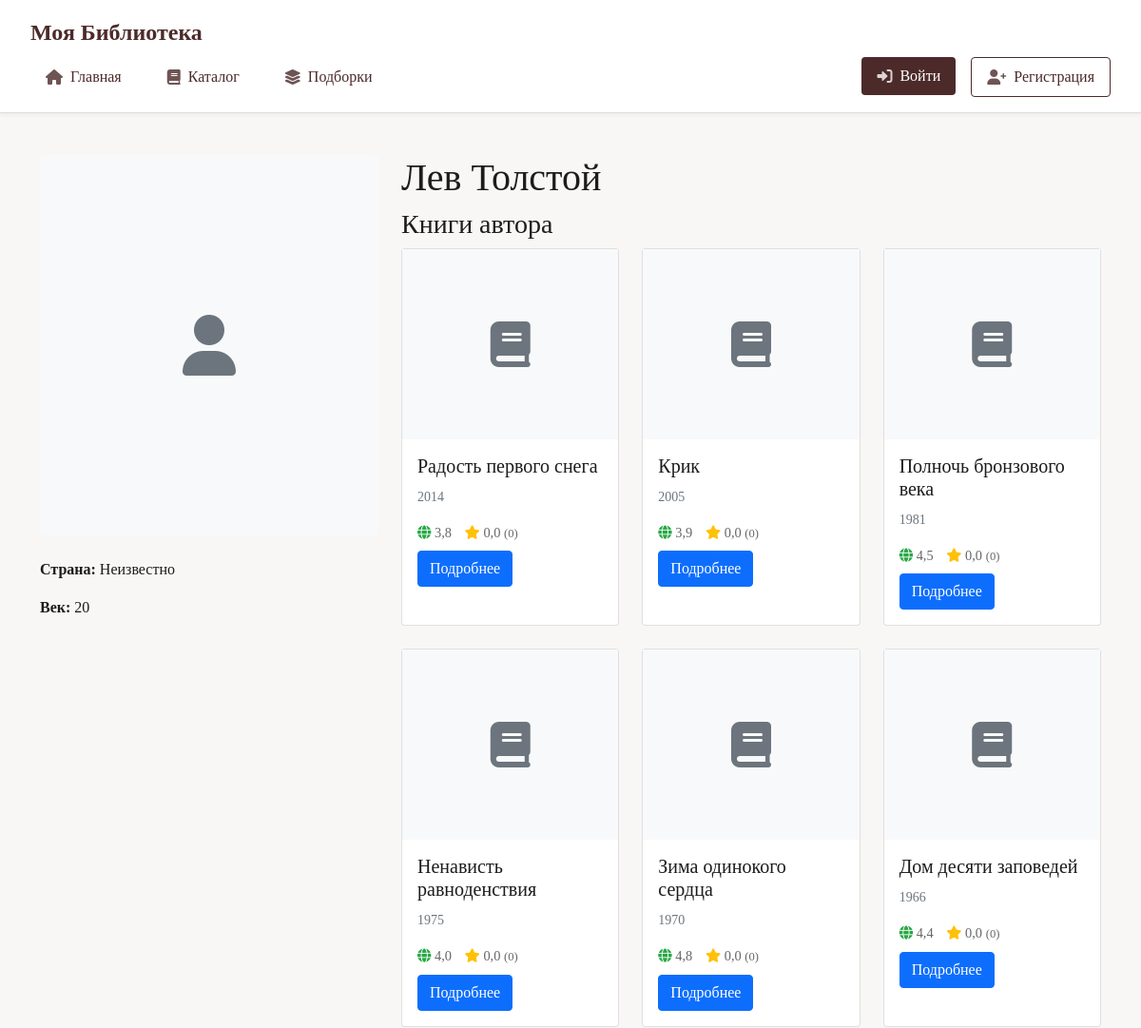
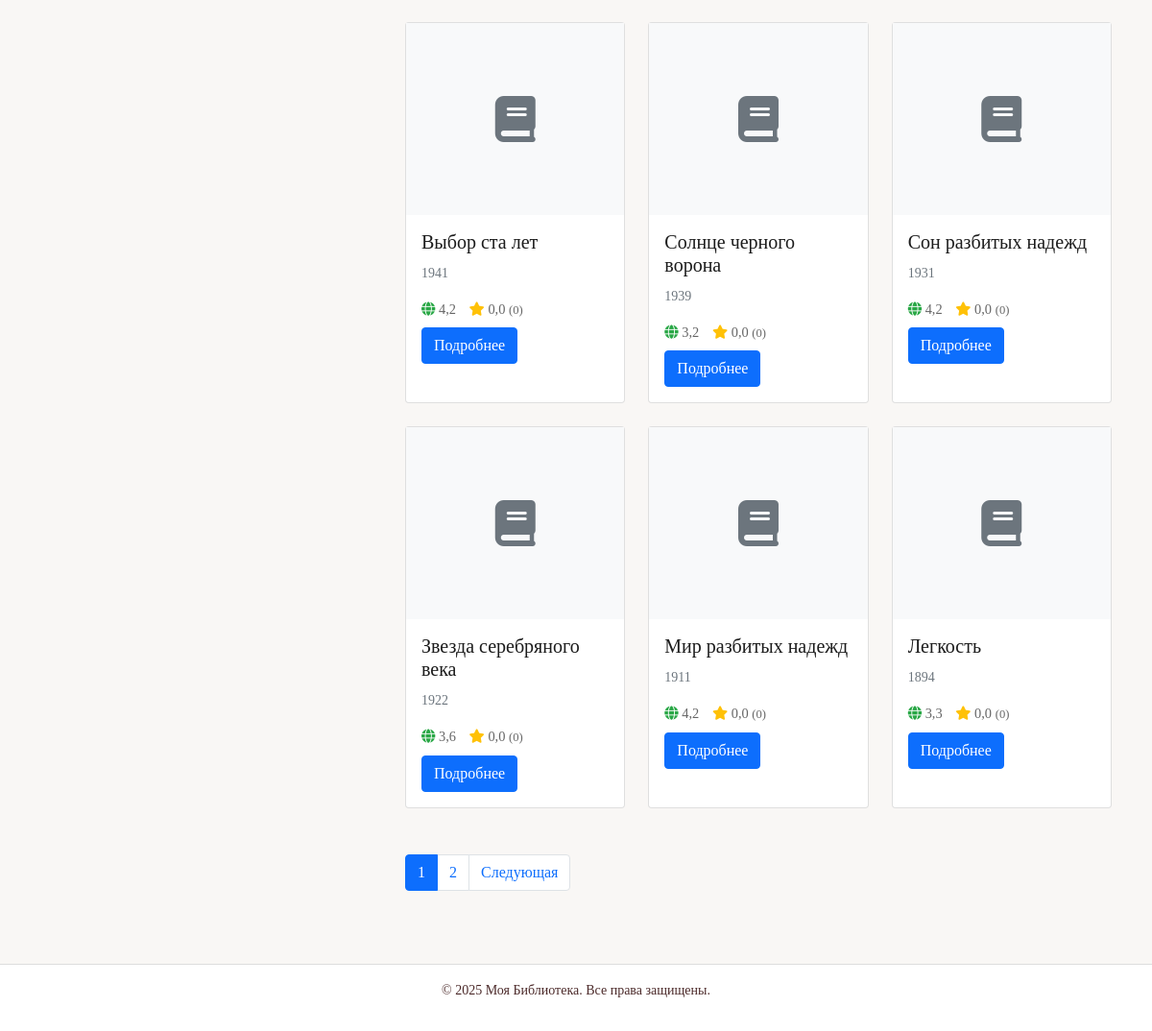
The app's page /books/author/124/ with its own data (2 pictures, top to bottom).
### books/models.py (models this page shows, shortened)
class Author(models.Model):
    name = models.CharField(max_length=255, verbose_name="Имя автора")
    birthday = models.DateField(blank=True, null=True, verbose_name="День рождения")
    die = models.DateField(blank=True, null=True, verbose_name="Дата смерти")
    century = models.PositiveIntegerField(verbose_name="Век")
    country = models.CharField(max_length=255, verbose_name="Страна")
    bio = models.TextField(blank=True, null=True, verbose_name="Биография")
    wiki_url = models.URLField(max_length=500, blank=True, null=True, verbose_name="Ссылка на Wikipedia")

class Book(models.Model):
    GENRE_CHOICES = [
        ("fantasy", "Фэнтези"),
        ("sci_fi", "Фантастика"),
        ("thriller_horror", "Триллеры и хорроры"),
        ("detective", "Детективы"),
        ("romance", "Романтика"),
        ("classic", "Классика"),
        ("prose", "Проза"),
        ("history", "История"),
        ("biography", "Биографии и мемуары"),
        ("psychology", "Психология"),
        ("self_help", "Саморазвитие"),
        ("business", "Бизнес"),
        ("health", "Здоровье"),
        ("young_adult", "Young Adult"),
        ("non_fiction", "Нон-фикшн"),
        ("comics", "Комиксы и графические романы"),
        ("children", "Детям"),
        ("audio", "Аудиокнига"),
        ("drama", "Драма"),
        ("other", "Другое")
    ]
    title = models.CharField(
        max_length=255,
        verbose_name='Название',
        help_text='Обязательное поле. Введите название книги.'
    )
    authors = models.ManyToManyField(
        Author,
        related_name='books',
        verbose_name='Авторы',
        help_text='Обязательное поле. Выберите одного или нескольких авторов.'
    )
    pages = models.PositiveIntegerField(
        verbose_name='Количество страниц',
        help_text='Обязательное поле. Укажите общее количество страниц в книге.',
        default=1  # Значение по умолчанию
    )
    description = models.TextField(
        verbose_name='Описание',
        blank=True,
        help_text='Добавьте описание книги.'
    )
    cover = models.ImageField(
        upload_to='book_covers/',
        null=True,
        blank=True,
        verbose_name='Обложка'
    )
    published_date = models.DateField(
        null=True,
        blank=True,
        verbose_name='Дата публикации'
    )
    genre = models.CharField(
        max_length=50,
        choices=GENRE_CHOICES,
        default='other',
        verbose_name='Жанр'
    )
    world_rating = models.FloatField(
        null=True,
        blank=True,
        verbose_name='Мировой рейтинг'
    )
    site_rating = models.FloatField(
        default=0,
        verbose_name='Рейтинг на сайте'
    )
    isbn = models.CharField(
        max_length=13,
        blank=True,
        null=True,
        verbose_name='ISBN',
        help_text='Международный стандартный книжный номер'
    )
    online_sources = models.JSONField(
        default=dict,
        blank=True,
        verbose_name='Ссылки для чтения',
        help_text='Укажите ссылки на сайты, где можно прочитать книгу онлайн'
    )
    book_id = models.CharField(
        max_length=100,
        unique=True,
        blank=True,
        null=True,
        verbose_name="Внешний ID книги"
    )
    openlibrary_id = models.CharField(
        max_length=100,
        blank=True,
        verbose_name="ID в OpenLibrary"
    )
    is_approved = models.BooleanField(
        default=False,
        verbose_name='Одобрено модератором'
    )
    created_at = models.DateTimeField(
        auto_now_add=True,
        verbose_name='Дата добавления'
    )
    updated_at = models.DateTimeField(
        auto_now=True,
        verbose_name='Дата обновления'
    )
    submitted_by = models.ForeignKey(
        User,
        on_delete=models.SET_NULL,
        null=True,
        related_name='submitted_books',
        verbose_name='Добавил'
    )
    moderation_comment = models.TextField(
        blank=True,
        null=True,
        verbose_name='Комментарий для модератора'
    )
    rejection_reason = models.TextField(
        blank=True,
        null=True,
        verbose_name='Причина отклонения'
    )
    class Meta:
        verbose_name = 'Книга'
        verbose_name_plural = 'Книги'
        ordering = ['-created_at']

### books/views.py (the view)
# urls.py: path('author/<int:author_id>/', views.author_detail, name='author_detail'),
def author_detail(request, author_id):
    author = get_object_or_404(Author, id=author_id)
    books = Book.objects.filter(
        authors=author,
        is_approved=True
    ).select_related('submitted_by').prefetch_related('reviews').order_by('-published_date')
    paginator = Paginator(books, 12)  # 12 книг на странице
    page_number = request.GET.get('page')
    books = paginator.get_page(page_number)
    context = {
        'author': author,
        'books': books,
    }
    return render(request, 'books/author_detail.html', context)

### main_admin/context_processors.py (called while the page is built, shortened)
def site_settings(request):
    if not request.path.startswith('/admin/'):
        return {}

### books/templates/books/author_detail.html (shortened to what this page needs)
{% extends 'base.html' %}
{% load static %}
{% block content %}
<div class="container mt-4">
    <div class="row">
        <div class="col-md-4">
            {% if author.photo %}
                <img src="{{ author.photo.url }}" class="img-fluid rounded" alt="{{ author.name }}">
            {% else %}
                <div class="author-photo-placeholder">
                    <i class="fas fa-user fa-4x text-secondary"></i>
                </div>
            {% endif %}
            <div class="author-info mt-4">
                {% if author.country %}
                <p><strong>Страна:</strong> {{ author.country }}</p>
                {% endif %}
                {% if author.century %}
                <p><strong>Век:</strong> {{ author.century }}</p>
                {% endif %}
            </div>
        </div>
        <div class="col-md-8">
            <h1>{{ author.name }}</h1>
            <div class="author-books">
                <h3>Книги автора</h3>
                {% if books %}
                <div class="row">
                    {% for book in books %}
                    <div class="col-md-4 mb-4">
                        <div class="card h-100">
                            {% if book.cover %}
                                <img src="{{ book.cover.url }}" class="card-img-top" alt="{{ book.title }}">
                            {% else %}
                                <div class="book-cover-placeholder">
                                    <i class="fas fa-book fa-3x text-secondary"></i>
                                </div>
                            {% endif %}
                            <div class="card-body">
                                <h5 class="card-title">{{ book.title }}</h5>
                                {% if book.published_date %}
                                <p class="card-text"><small class="text-muted">{{ book.published_date|date:"Y" }}</small></p>
                                {% endif %}
                                <div class="ratings">
                                    {% if book.world_rating %}
                                    <div class="world-rating">
                                        <i class="fas fa-globe"></i> {{ book.world_rating|floatformat:1 }}
                                    </div>
                                    {% endif %}
                                    <div class="site-rating">
                                        <i class="fas fa-star"></i> {{ book.site_rating|floatformat:1 }}
                                        <small>({{ book.reviews.count }})</small>
                                    </div>
                                </div>
                                <a href="{% url 'books:detail' book.id %}" class="btn btn-primary mt-2">Подробнее</a>
                            </div>
                        </div>
                    </div>
                    {% endfor %}
                </div>
                {% if books.paginator.num_pages > 1 %}
                <nav aria-label="Навигация по страницам" class="mt-4">
                    <ul class="pagination justify-content-center">
                        {% for num in books.paginator.page_range %}
                            {% if books.number == num %}
                            <li class="page-item active">
                                <span class="page-link">{{ num }}</span>
                            </li>
                            {% elif num > books.number|add:'-3' and num < books.number|add:'3' %}
                            <li class="page-item">
                                <a class="page-link" href="?page={{ num }}">{{ num }}</a>
                            </li>
                            {% endif %}
                        {% endfor %}
                        {% if books.has_next %}
                        <li class="page-item">
                            <a class="page-link" href="?page={{ books.next_page_number }}">Следующая</a>
                        </li>
                        {% endif %}
                    </ul>
                </nav>
                {% endif %}
                {% else %}
                <p class="text-muted">У этого автора пока нет книг в библиотеке.</p>
                {% endif %}
            </div>
        </div>
    </div>
</div>
{% endblock %}

### main_admin/static/css/style.css (style rules this page uses)
:root { --bg-color: #f9f7f5; --accent-color: #4c2a2a; --text-color: #1c1c1c; --nav-text-color: #4c2a2a; --font-serif: "Georgia", serif; --border-color: #ddd; --border-radius: 8px; }
* { margin: 0; padding: 0; box-sizing: border-box; }
body { font-family: var(--font-serif); background-color: var(--bg-color); color: var(--text-color); }
nav { display: flex; justify-content: space-between; align-items: center; margin-top: 0.5rem; }

### books/templates/books/author_detail.html (style rules this page uses)
.author-photo-placeholder { width: 100%; height: 400px; background-color: #f8f9fa; display: flex; align-items: center; justify-content: center; border-radius: 5px; }
.book-cover-placeholder { height: 200px; background-color: #f8f9fa; display: flex; align-items: center; justify-content: center; }
.ratings { font-size: 0.9em; color: #666; }
.world-rating, .site-rating { display: inline-block; margin-right: 10px; }
.world-rating i { color: #28a745; }
.site-rating i { color: #ffc107; }

### records on screen
Author: country "Неизвестно", century "20", name "Лев Толстой"
Book: title "Радость первого снега", published_date "2014", world_rating "3,8", site_rating "0,0", reviews.count "0"
Book: title "Крик", published_date "2005", world_rating "3,9", site_rating "0,0", reviews.count "0"
Book: title "Полночь бронзового века", published_date "1981", world_rating "4,5", site_rating "0,0", reviews.count "0"
Book: title "Ненависть равноденствия", published_date "1975", world_rating "4,0", site_rating "0,0", reviews.count "0"
Book: title "Зима одинокого сердца", published_date "1970", world_rating "4,8", site_rating "0,0", reviews.count "0"
Book: title "Дом десяти заповедей", published_date "1966", world_rating "4,4", site_rating "0,0", reviews.count "0"
Book: title "Выбор ста лет", published_date "1941", world_rating "4,2", site_rating "0,0", reviews.count "0"
Book: title "Солнце черного ворона", published_date "1939", world_rating "3,2", site_rating "0,0", reviews.count "0"
Book: title "Сон разбитых надежд", published_date "1931", world_rating "4,2", site_rating "0,0", reviews.count "0"
Book: title "Звезда серебряного века", published_date "1922", world_rating "3,6", site_rating "0,0", reviews.count "0"
Book: title "Мир разбитых надежд", published_date "1911", world_rating "4,2", site_rating "0,0", reviews.count "0"
Book: title "Легкость", published_date "1894", world_rating "3,3", site_rating "0,0", reviews.count "0"

### other values on screen
{{ num }} "1"
{{ num }} "2"
